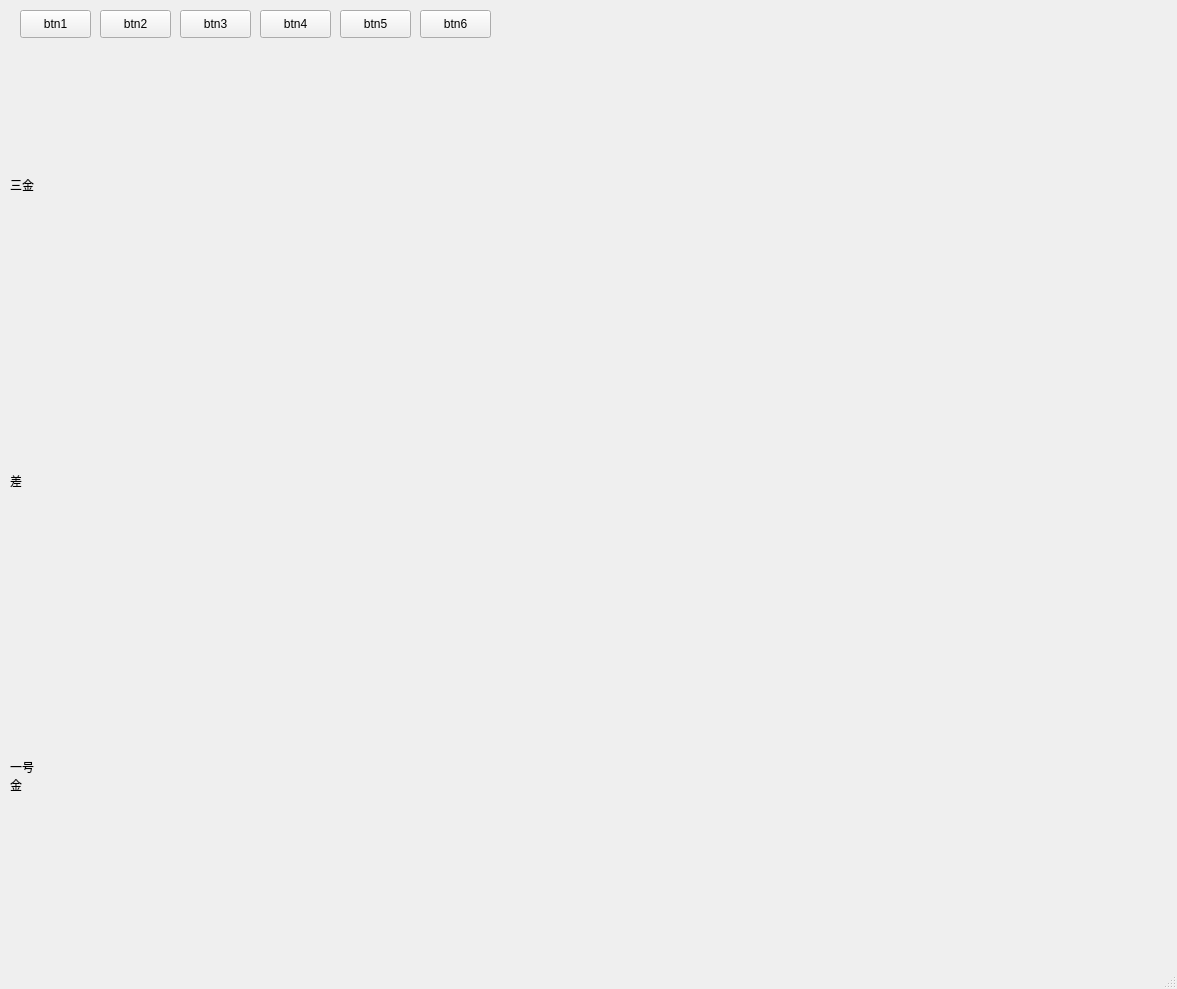
<?xml version="1.0" encoding="UTF-8"?>
<ui version="4.0">
 <class>MainWindow</class>
 <widget class="QMainWindow" name="MainWindow">
  <property name="geometry">
   <rect>
    <x>0</x>
    <y>0</y>
    <width>1177</width>
    <height>989</height>
   </rect>
  </property>
  <property name="windowTitle">
   <string>MainWindow</string>
  </property>
  <widget class="QWidget" name="centralwidget">
   <widget class="QWidget" name="verticalLayoutWidget">
    <property name="geometry">
     <rect>
      <x>60</x>
      <y>40</y>
      <width>1111</width>
      <height>321</height>
     </rect>
    </property>
    <layout class="QVBoxLayout" name="v1"/>
   </widget>
   <widget class="QWidget" name="verticalLayoutWidget_2">
    <property name="geometry">
     <rect>
      <x>60</x>
      <y>360</y>
      <width>1111</width>
      <height>331</height>
     </rect>
    </property>
    <layout class="QVBoxLayout" name="v2"/>
   </widget>
   <widget class="QWidget" name="verticalLayoutWidget_3">
    <property name="geometry">
     <rect>
      <x>60</x>
      <y>690</y>
      <width>1111</width>
      <height>231</height>
     </rect>
    </property>
    <layout class="QVBoxLayout" name="v3"/>
   </widget>
   <widget class="QPushButton" name="btn1">
    <property name="geometry">
     <rect>
      <x>20</x>
      <y>10</y>
      <width>71</width>
      <height>28</height>
     </rect>
    </property>
    <property name="text">
     <string>btn1</string>
    </property>
   </widget>
   <widget class="QWidget" name="layoutWidget">
    <property name="geometry">
     <rect>
      <x>10</x>
      <y>40</y>
      <width>47</width>
      <height>881</height>
     </rect>
    </property>
    <layout class="QVBoxLayout" name="verticalLayout">
     <item>
      <widget class="QLabel" name="label">
       <property name="text">
        <string>三金</string>
       </property>
      </widget>
     </item>
     <item>
      <widget class="QLabel" name="label_2">
       <property name="text">
        <string>差</string>
       </property>
      </widget>
     </item>
     <item>
      <widget class="QLabel" name="label_3">
       <property name="text">
        <string>一号
金</string>
       </property>
      </widget>
     </item>
    </layout>
   </widget>
   <widget class="QPushButton" name="btn2">
    <property name="geometry">
     <rect>
      <x>100</x>
      <y>10</y>
      <width>71</width>
      <height>28</height>
     </rect>
    </property>
    <property name="text">
     <string>btn2</string>
    </property>
   </widget>
   <widget class="QPushButton" name="btn3">
    <property name="geometry">
     <rect>
      <x>180</x>
      <y>10</y>
      <width>71</width>
      <height>28</height>
     </rect>
    </property>
    <property name="text">
     <string>btn3</string>
    </property>
   </widget>
   <widget class="QPushButton" name="btn4">
    <property name="geometry">
     <rect>
      <x>260</x>
      <y>10</y>
      <width>71</width>
      <height>28</height>
     </rect>
    </property>
    <property name="text">
     <string>btn4</string>
    </property>
   </widget>
   <widget class="QPushButton" name="btn5">
    <property name="geometry">
     <rect>
      <x>340</x>
      <y>10</y>
      <width>71</width>
      <height>28</height>
     </rect>
    </property>
    <property name="text">
     <string>btn5</string>
    </property>
   </widget>
   <widget class="QPushButton" name="btn6">
    <property name="geometry">
     <rect>
      <x>420</x>
      <y>10</y>
      <width>71</width>
      <height>28</height>
     </rect>
    </property>
    <property name="text">
     <string>btn6</string>
    </property>
   </widget>
  </widget>
  <widget class="QMenuBar" name="menubar">
   <property name="geometry">
    <rect>
     <x>0</x>
     <y>0</y>
     <width>1177</width>
     <height>26</height>
    </rect>
   </property>
  </widget>
  <widget class="QStatusBar" name="statusbar"/>
 </widget>
 <resources/>
 <connections/>
</ui>
